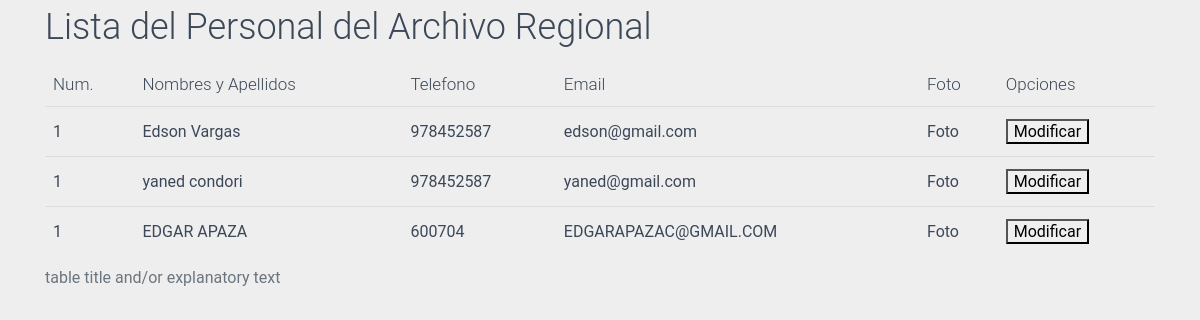
Screenshot of /moduloA/listaPersonal.php with the database file from the repository.
### tables this page shows
CREATE TABLE `personal` (
  `id_personal` int(11) NOT NULL AUTO_INCREMENT,
  `nombre` varchar(15) DEFAULT NULL,
  `apellidos` varchar(15) DEFAULT NULL,
  `sexo` enum('masculino','femenino') DEFAULT NULL,
  `telefono` int(11) DEFAULT NULL,
  `fecha_nac` datetime DEFAULT NULL,
  `email` varchar(80) DEFAULT NULL,
  `foto` blob,
  `id_area` int(11) DEFAULT NULL,
  `f_creacion` date DEFAULT NULL,
  `f_update` timestamp NOT NULL DEFAULT CURRENT_TIMESTAMP ON UPDATE CURRENT_TIMESTAMP,
  `id_oficinas` int(11) NOT NULL,
  PRIMARY KEY (`id_personal`),
  KEY `id_area` (`id_area`),
  KEY `id_oficinas` (`id_oficinas`),
  CONSTRAINT `personal_ibfk_1` FOREIGN KEY (`id_area`) REFERENCES `areas` (`id_areas`),
  CONSTRAINT `personal_ibfk_2` FOREIGN KEY (`id_oficinas`) REFERENCES `oficinas` (`id`)
);

### moduloA/models/Conexion.php (called while the page is built, shortened)
<?php
class Conexion {
	public function Conectar() {
		$mysqli = new mysqli("localhost","root", "", "bd_institucion");
		$mysqli->set_charset("utf8");
		return $mysqli;
	}
}
?>

### moduloA/models/personal.model.php (called while the page is built, shortened)
<?php
require_once("Conexion.php");
class Personal
{
	private $conn;
	function __construct()
	{
		$link = new Conexion();
		$this->conn = $link->Conectar();
		return $this->conn;
	}
	public function Consultar()
	{
		$sql = "SELECT id_personal,nombre,apellidos,sexo,telefono,fecha_nac,email,foto,id_area,f_creacion,id_oficinas FROM personal";
		if(!$response = $this->conn->query($sql)){
			echo "Error: ". mysqli_error($this->conn);
			exit();
		}
		return $response;
	}
}

### moduloA/listaPersonal.php (the view, shortened to what this page needs)
<?php include("../moduloA/models/personal.model.php");
$personal = new Personal();
$data = $personal->Consultar();
?>
<link rel="stylesheet" type="text/css" href="assets/css/material-dashboard.css">
<div class="container">
	<h2>Lista del Personal del Archivo Regional</h2>
	<table class="table">
		<caption>table title and/or explanatory text</caption>
		<thead>
			<tr>
				<th>Num.</th>
				<th>Nombres y Apellidos</th>
				<th>Telefono</th>
				<th>Email</th>
				<th>Foto</th>
				<th>Opciones</th>
			</tr>
		</thead>
		<tbody>
			<?php while ($fila = $data->fetch_array(MYSQLI_ASSOC)) {
				$i = 1;
			?>
			<tr>
				<td><?php echo $i; ?></td>
				<td><?php echo $fila['nombre']." ". $fila['apellidos']; ?></td>
				<td><?php echo $fila['telefono']; ?></td>
				<td><?php echo $fila['email']; ?></td>
				<td>Foto</td>
				<td>
					<button>Modificar</button>
				</td>
			</tr>
		<?php
		} ?>
		</tbody>
	</table>
</div>

### rows the page displays
personal: i "1", nombre "Edson", apellidos "Vargas", telefono "978452587", email "edson@gmail.com"
personal: i "1", nombre "yaned", apellidos "condori", telefono "978452587", email "yaned@gmail.com"
personal: i "1", nombre "EDGAR", apellidos "APAZA", telefono "600704", email "EDGARAPAZAC@GMAIL.COM"
